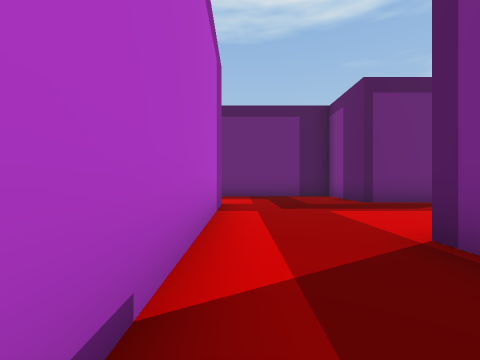
View 1 (above)

21 first-person views from a walk through a 3-D level made in the Unity game engine. The camera is 1.2 m above the floor, looks level and sees 90° across. The floor is counted in squares, 2 m on a side. Each view is taken from the middle of a square. On the plan, view 1 faces up. The plan holds only what a view shows up to about 9 squares ahead; the rest is blank. The place goes on beyond the plan. The player is left out.

View 2
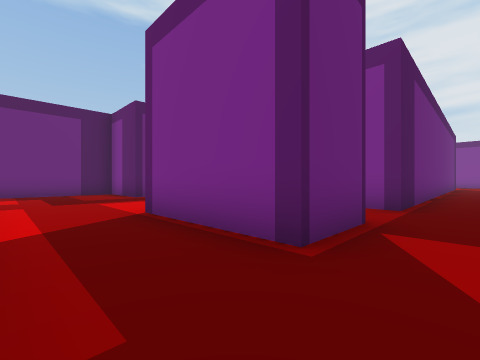

View 3
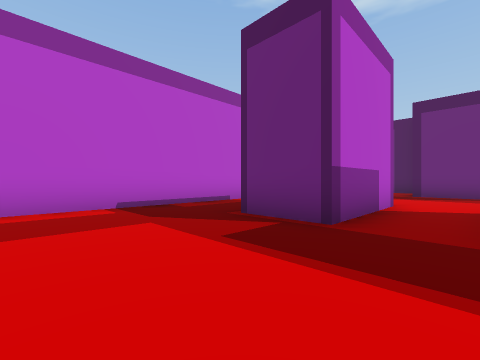

View 4
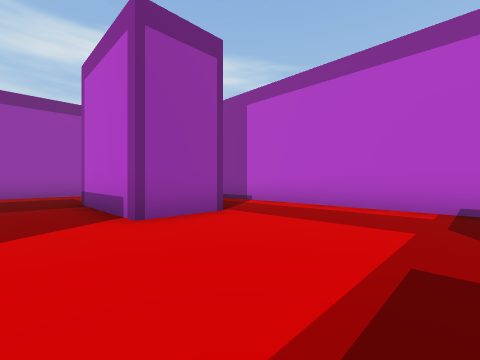

View 5
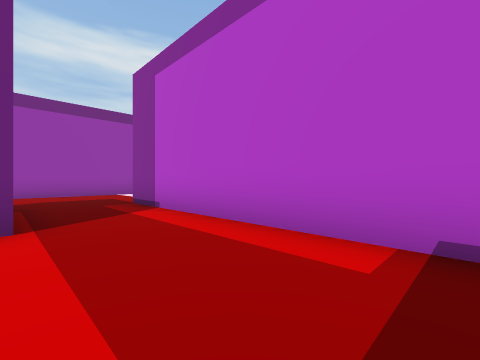

View 6
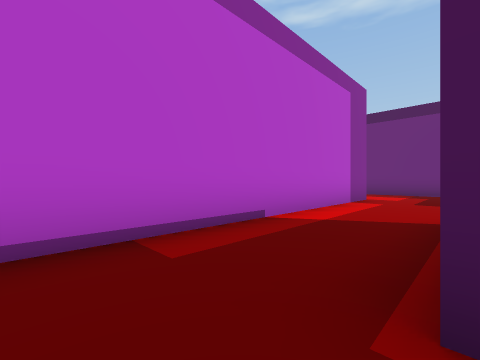

View 7
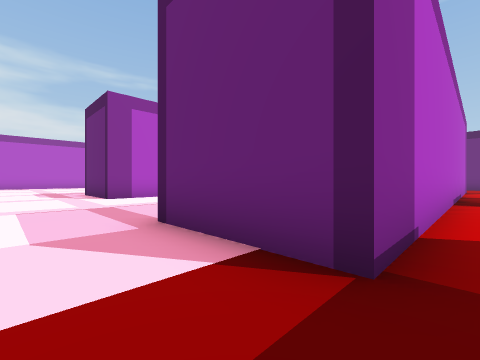

View 8
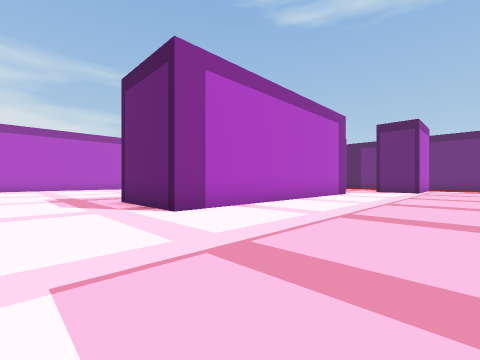

View 9
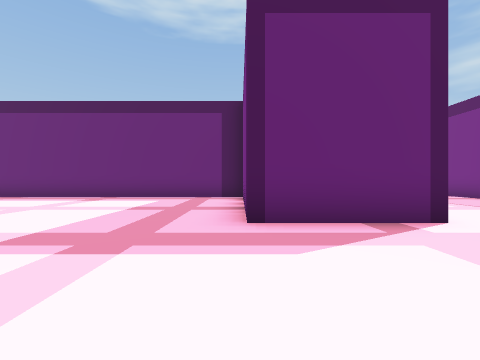

View 10
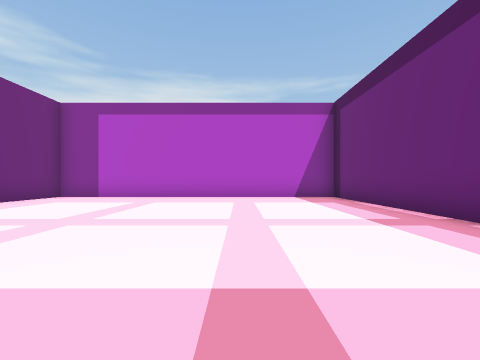

View 11
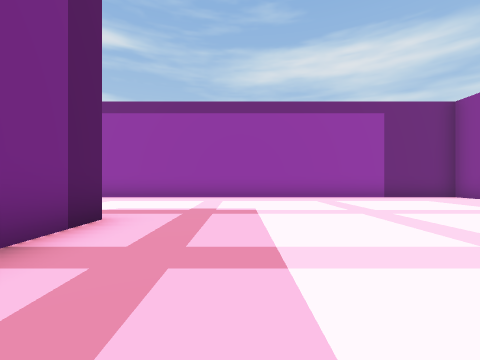

View 12
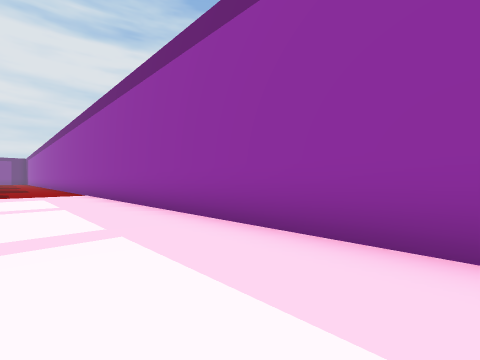

View 13
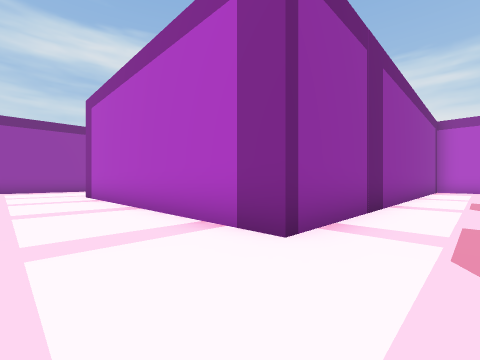

View 14
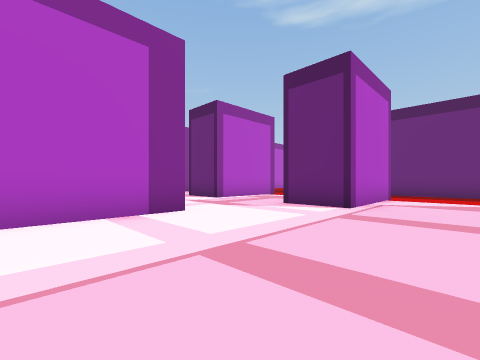

View 15
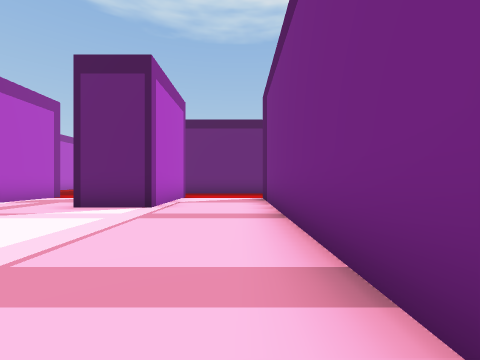

View 16
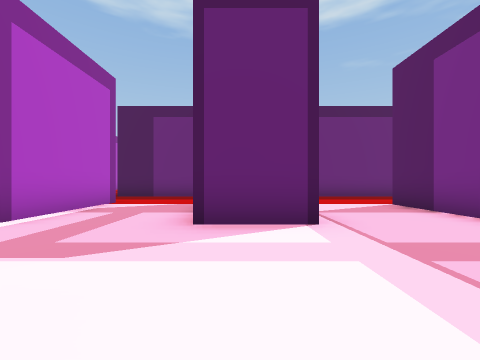

View 17
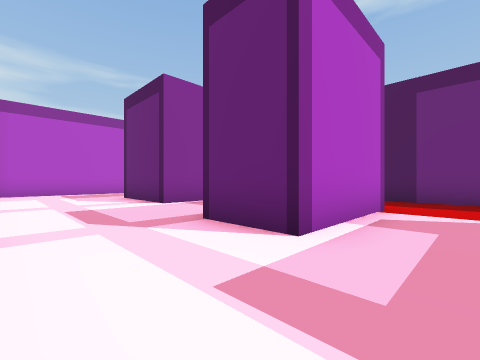

View 18
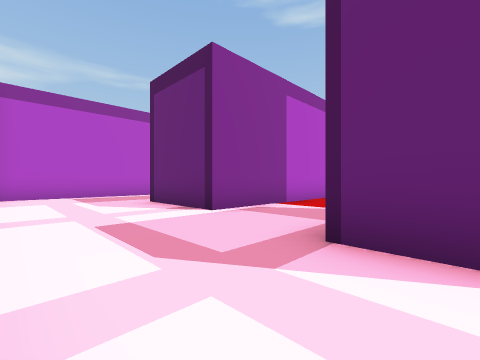

View 19
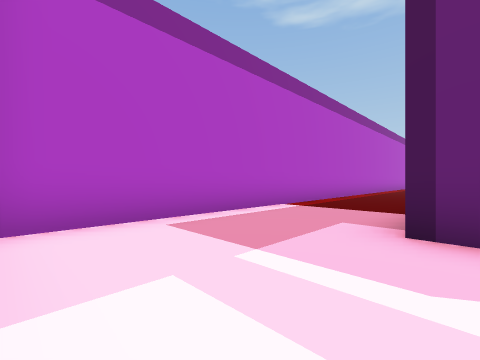

View 20
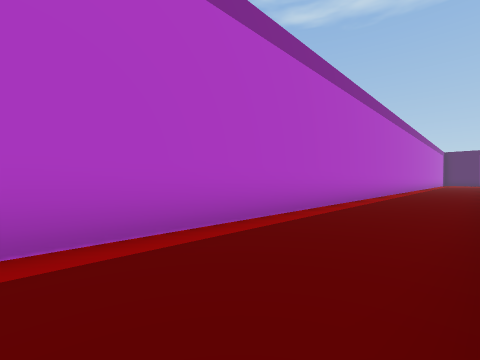

View 21
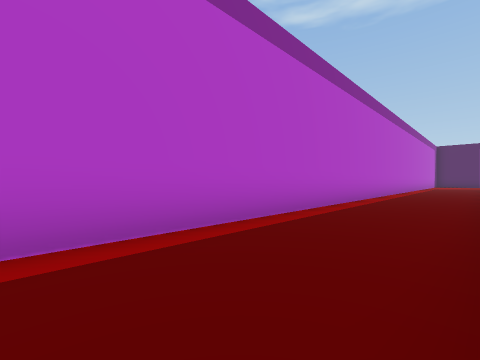

### Floor plan
Points are (right, up) in squares from view 1. A wall is a line through its corners. A room is listed if a view was taken in it or the views show most of it. See-through windows are left out.
Room 1 (views 1, 2, 3, 4, 5, 6)
walls: (1.9, -5.6) (3.6, -5.6); (3.6, 2.4) (3.6, -0.9) (1.9, -0.9) (1.9, 2.4); (-0.5, 3.5) (-0.5, -4.4)
ways out: opening at (2.5, -5.8) to room 2; opening at (2.5, 2.2)
Room 2 (views 7, 8, 9, 10, 11, 12, 13, 14, 15, 16, 17, 18, 19, 20, 21)
walls: (-10.9, -2.7) (-20.5, -2.7) (-20.5, -12.4) (5, -12.4); (-10.4, 6.5) (-10.4, 3.2) (-12.1, 3.2); (-17.4, 0.6) (-8.1, 0.6) (-8.1, -7.7) (-10.9, -7.7) (-10.9, -5.1); (-14.7, 7.5) (-14.7, 4) (-17.6, 4); (-5.9, 6.5) (-5.9, 3.2) (-7.8, 3.2); (-8.8, 8.9) (-11.5, 8.9); (-3.2, -3.2) (-3.2, 6); (-0.5, -4.4) (-0.5, -8.4) (-3.2, -8.4); (0.6, 8.9) (-5.9, 8.9); (3.6, -5.6) (3.6, -8.9); (-20.5, 22.1) (-20.5, 1)
ways out: opening at (2.5, -5.8) to room 1; opening at (-13.5, 6.5); opening at (-11, 7.5); opening at (0, 7.5)

Where each view was taken, in squares from view 1:
view 1: 0 up, 0 right, facing up
view 2: 2 down, 0 right, facing up-right
view 3: 4 down, 5 right, facing up-left
view 4: 2 down, 5 right, facing down-left
view 5: 2 down, 2 right, facing down-left
view 6: 2 down, 2 right, facing up-left
view 7: 10 down, 0 right, facing up-left
view 8: 10 down, 4 left, facing up-left
view 9: 11 down, 11 left, facing up
view 10: 6 down, 12 left, facing left
view 11: 4 down, 13 left, facing down
view 12: 10 down, 12 left, facing down-right
view 13: 2 up, 6 left, facing down-left
view 14: 2 down, 4 left, facing up-left
view 15: 2 down, 4 left, facing up
view 16: 0 up, 7 left, facing up
view 17: 1 up, 9 left, facing up-left
view 18: 1 up, 11 left, facing up-left
view 19: 1 up, 17 left, facing up-left
view 20: 6 up, 18 left, facing up-left
view 21: 12 up, 18 left, facing up-left
